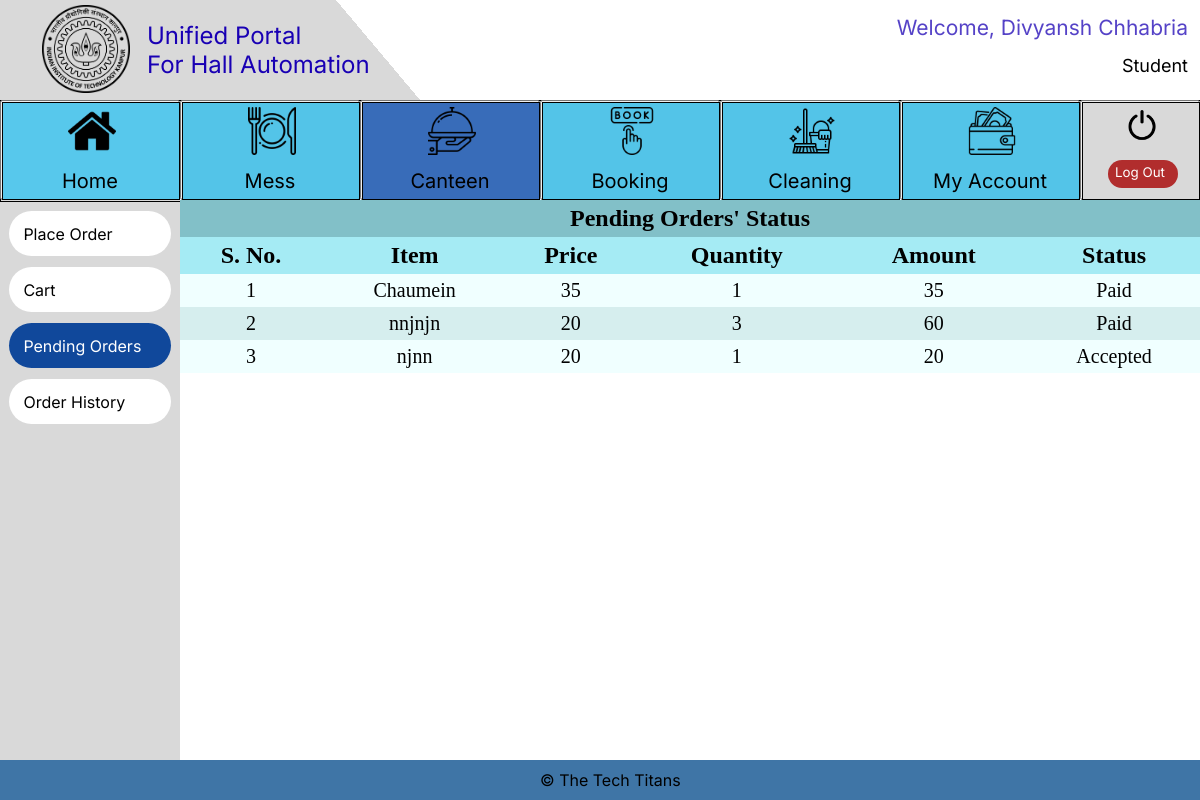
The app's page /Canteen/Student_Pending_Order (signed in) with its own data.
### Login/models.py (models this page shows, shortened)
class User_class(AbstractBaseUser):
    is_admin = models.BooleanField(default=False)
    objects = UserManager()
    name = models.CharField(max_length=50)
    Designation_Choices = (('Student','Student'),('Hall Manager','Hall Manager'),('Mess Manager','Mess Manager'),('Canteen Manager','Canteen Manager'), ('Sports Secy', 'Sports Secy'))
    designation = models.CharField(
        max_length=15,
        choices=Designation_Choices,
    )
    username = models.CharField(max_length=20, unique=True, blank=True)
    USERNAME_FIELD = 'username'
    REQUIRED_FIELDS = ['name', 'designation']

### Canteen/models.py (models this page shows)
class Order(models.Model):
    User_Name = models.CharField(max_length=20)
    Name = models.TextField(max_length=30)
    Item_Name = models.TextField(max_length=50)
    Price = models.PositiveIntegerField(default=20)
    Quantity = models.PositiveIntegerField(default=1)
    Amount = models.PositiveIntegerField(default=20)
    Order_Date_Time = models.DateTimeField()
    Cart_Status = models.BooleanField(default=False)
    Processing_Status = models.BooleanField(default=False)
    Accepted_Status = models.BooleanField(default=False)
    History_Status = models.BooleanField(default=False)
    Served_Status = models.BooleanField(default=False)
    Payment_Status = models.BooleanField(default=False)

### Canteen/views.py (the view)
# urls.py: path('Student_Pending_Order', views.Student_Pending_Order, name='Student_Pending_Order'),
def Student_Pending_Order(request):
    if request.user.is_authenticated:
        if request.user.designation == "Student":
            order = Order.objects.filter(History_Status=False, Cart_Status=False, User_Name=request.user.username)
            return render(
                request, "Student_Pending_Order.html", context={"ordering": order}
            )
        else:
            return render(request, "Error.html")
    else:
        return render(request, "Error.html")

### Canteen/templates/Student_Pending_Order.html (shortened to what this page needs)
{%include "student_base.html"%} {%load static%}
<html lang="en">
<head>
  <link rel="stylesheet" href="{%static 'styles.css'%}" />
</head>
<body>
  <div class="main_div">
    <table cellspacing="0" cellpadding="5em">
      <tr>
        <th colspan="6" class="main_head">Pending Orders' Status</th>
      </tr>
      <tr>
        <th>S. No.</th>
        <th>Item</th>
        <th>Price</th>
        <th>Quantity</th>
        <th>Amount</th>
        <th>Status</th>
      </tr>
      {% for item in ordering reversed%}
      <form method="POST" action="Booked_Extras">
        <tr>
          <td>{{ forloop.counter }}</td>
          <td>{{item.Item_Name}}</td>
          <td>{{item.Price}}</td>
          <td>{{item.Quantity}}</td>
          <td>{{item.Amount}}</td>
          {% if item.Cart_Status == False %}
          {% if item.History_Status == False %}
          {% if item.Processing_Status == True %}
          <td>Processing</td>
          {% else %}
          {% if item.Accepted_Status == True %}
          {% if item.Served_Status == False %}
          {% if item.Payment_Status == False %}
          <td>Accepted</td>
          {% else %}
          <td>Paid</td>
          {% endif %}
          {% else %}
          <td>Served</td>
          {% endif %}
          {% endif %}
          {% endif %}
          {% endif %}
          {% endif %}
        </tr>
      </form>
      {% endfor %}
    </table>
  </div>
</body>
</html>

### templates/student_base.html (shortened to what this page needs)
{%load static%}
<html lang="en">
<head>
  <link rel="stylesheet" href="{% static 'student_base.css' %}">
</head>
<body scroll="no" style="overflow: hidden">
  <div class=e1_141>
    <div class=e1_222>
      <div class="e1_223"></div>
      <span class="e1_225">© The Tech Titans</span>
    </div>
    <div class=e2_6>
      {% if request.path != "/Home" %}
      <div class="e1_220"></div>
      {% endif %}
    {% if request.path == "/Canteen/Student_Place_Order" or request.path == "/Canteen/Student_Cart" or request.path == "/Canteen/Student_Pending_Order" or request.path == "/Canteen/Student_Orders_History" %}
        <a href="/Canteen/Student_Place_Order">
            <button class="e2_3 button3" {% if request.path == "/Canteen/Student_Place_Order" %} 	style="background-color:rgba(16.18099093437195, 71.84358090162277, 155.33750385046005, 1); color: white;" {% endif %}>
            Place Order
            </button>
        </a>
        <a href="/Canteen/Student_Cart">
            <button class="e2_5 button3" {% if request.path == "/Canteen/Student_Cart" %} 	style="background-color:rgba(16.18099093437195, 71.84358090162277, 155.33750385046005, 1); color: white;" {% endif %}>
            Cart
            </button>
        </a>
        <a href="/Canteen/Student_Pending_Order">
        <button class="e2_9 button3" {% if request.path == "/Canteen/Student_Pending_Order" %} 	style="background-color:rgba(16.18099093437195, 71.84358090162277, 155.33750385046005, 1); color: white;" {% endif %}>
            Pending Orders
        </button>
        </a>
        <a href="/Canteen/Student_Orders_History">
        <button class="e2_4 button3"  {% if request.path == "/Canteen/Student_Orders_History" %} 	style="background-color:rgba(16.18099093437195, 71.84358090162277, 155.33750385046005, 1); color: white;" {% endif %}>
            Order History
        </button>
        </a>
      {% endif %}
    </div>
      <div class=e2_7>
        <a href = "/Logout">
        <button class="e1_226 button2">
          <div class="e1_219"></div>
          <div class="e1_227"></div><span class="e1_228">Log Out</span>
          <div class="e1_229"></div>
        </button>
        </a>
        <a href ="../../My_Account/Mess">
          <button class="e1_230 button2">
            <span class="e1_232">My Account</span>
            <div class="e1_233"></div>
          </button>
        </a>
        <a href = "../../Cleaning/Lodge_Request">
          <button class="e1_238 button2">
            <div class="e1_240"></div><span class="e1_241">Cleaning</span>
          </button>
        </a>
        <a href = "../../Booking/guestroom">
          <button class="e1_234 button2">
            <div class="e1_236"></div><span class="e1_237">Booking</span>
          </button>
        </a>
        <a href = "../../Canteen/Student_Place_Order">
          <button class="e1_242 button2">
            <div class="e1_244"></div><span class="e1_245">Canteen</span>
          </button>
        </a>
        <a href = "../../Mess/Student_Regular_Menu">
          <button class="e1_246 button2">
            <span class="e1_248">Mess</span>
            <div class="e1_249"></div>
          </button>
        </a>
        <a href="../../Home">
          <button class="e1_250 button2">
            <div class="e1_251" {% if request.path == "/Home" %}  style="	background-color:rgb(56, 108, 185) {% endif %}"></div><span class="e1_252">Home</span>
            <div class="e1_272"></div>
          </button>
        </a>
      </div>
      <div class=e1_254><span class="e1_255">{{ request.user.designation }}</span><span class="e1_256">Welcome, {{ request.user.name}}</span></div>
    <div class=e1_258>
      <div class="e1_259"></div>
      <div class="e1_260"></div>
      <a href="../../Home">
      <button class="e1_261 button3">Unified Portal<br>
        For Hall Automation</button>
      </a>
      <a href = "https://iitk.ac.in/">
      <button class="e1_262 button3"></button></a>
    </div>
  </div>
</body>
</html>

### templates/static/styles.css (style rules this page uses)
.main_div { width:85%; height: 70%; top:25%; left:15%; overflow-y: auto; position: absolute; }
.main_head { font-size: 24px; text-align: center; background-color: rgba(63, 154, 166, 0.62); }
table { width:100%; }
th { text-align: center; font-size: 24px; background-color: rgb(165, 235, 244); top: 0; position: sticky; }
td { text-align: center; font-size: 20px; }
table, th, td { border: none; }
tr:nth-child(even) { background-color: #D6EEEE; }
tr:nth-child(odd) { background-color:azure; }
th:nth-child(odd) { z-index: 1; }
th:nth-child(even) { z-index: 2; }

### templates/student_base.html (style rules this page uses)
body { background: #E5E5E5; }

### Canteen/templates/Student_Pending_Order.html (style rules this page uses)
body { background: #e5e5e5; }

### records on screen
User_class: user.designation "Student", user.name "Divyansh Chhabria"
Order: Item_Name "Chaumein", Price "35", Quantity "1", Amount "35", Cart_Status "Paid"
Order: Item_Name "nnjnjn", Price "20", Quantity "3", Amount "60", Cart_Status "Paid"
Order: Item_Name "njnn", Price "20", Quantity "1", Amount "20", Cart_Status "Accepted"
